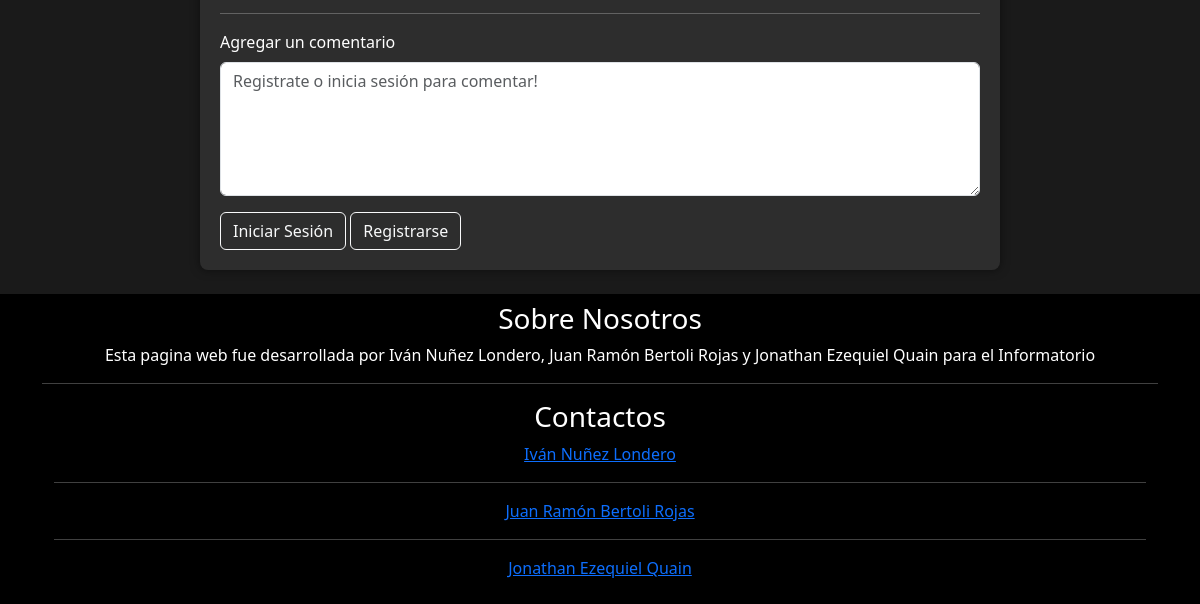
Before: /post_detail/15 (lower part) with the older database file.
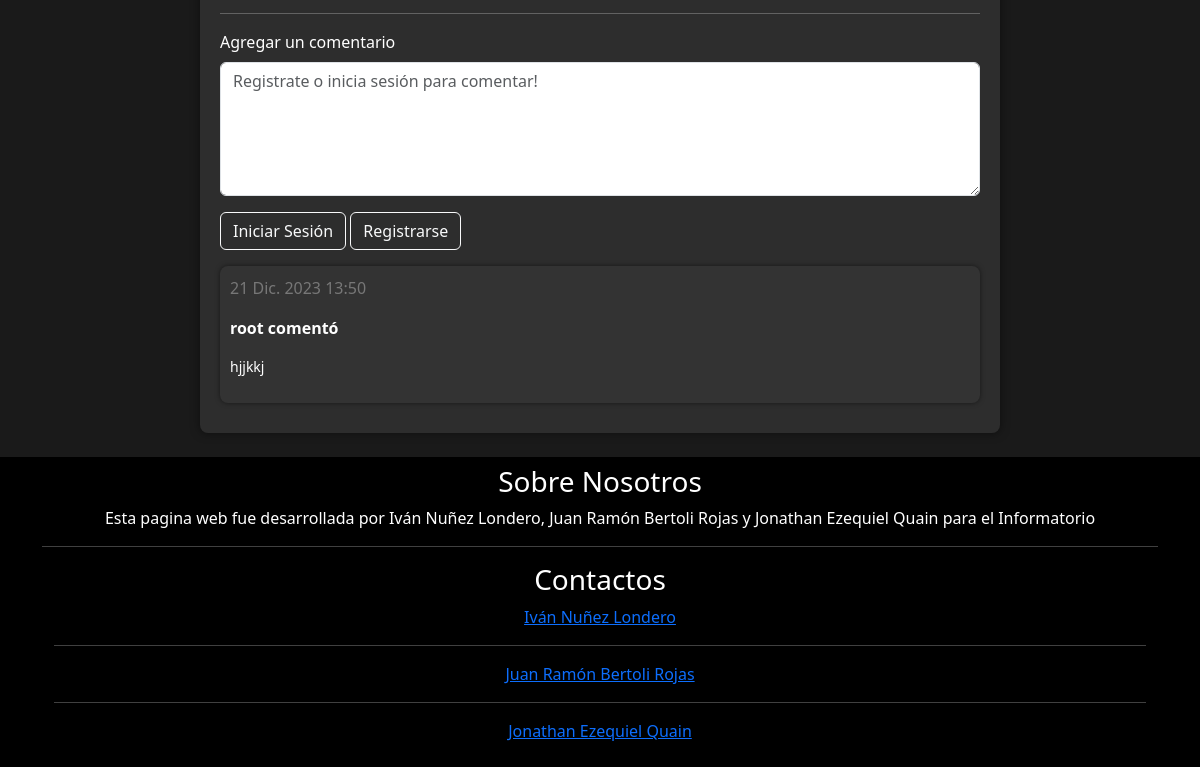
After: the same page with the newer database file.
### apps/posts/models.py (models this page shows, shortened)
class Comentario(models.Model):
    texto = models.TextField(null= False)
    fecha = models.DateTimeField(auto_now_add=True)
    post = models.ForeignKey(Post, on_delete=models.CASCADE)
    usuario = models.ForeignKey(User, on_delete=models.CASCADE)

### apps/posts/views.py (the view)
# urls.py: path("post_detail/<int:post_id>", views.post_detail, name="post_detail"),
def post_detail(request, post_id):
    post = get_object_or_404(Post, pk=post_id)
    ctx = {"post": post}
    return render(request, "posts/post_detail.html", ctx)

### apps/posts/models.py (called while the page is built)
    def comentarios_realizados(self):
        return self.comentario_set.all()

### templates/posts/post_detail.html (shortened to what this page needs)
{% extends "base.html" %}
{% load static %}
{% block contenido %}
    <div class="post-container">
        <hr>
        {% if user.is_authenticated %}
        <form action="{% url 'posts:comentar' %}" method="POST" class="mt-3">
            {% csrf_token %}
            <div class="mb-3">
                <label for="comentario" class="form-label">Agregar un comentario</label>
                <textarea class="form-control" id="comentario" name="comentario" rows="5" placeholder="Escribe tu comentario aquí" required></textarea>
            </div>
            <input type="text" name="id_post" value="{{ post.id }}" hidden>
            <button type="submit" class="btn btn-comentar">Comentar</button>
        </form>
        {% else %}
        <div class="mb-3">
            <label for="comentario" class="form-label">Agregar un comentario</label>
            <textarea class="form-control" id="comentario" name="comentario" rows="5" placeholder="Registrate o inicia sesión para comentar!"></textarea>
        </div>
        <a type=button class="btn btn-outline-light" href="{% url 'login' %}" >Iniciar Sesión</a></button>
        <a type="button" class="btn btn-outline-light" href="{% url 'usuarios:registro' %}">Registrarse</a></button>
        {% endif %}
        {% for comentario in post.comentarios_realizados %}
        <div class="comentarios-section comentario mt-3">
                <p class="comentario-date">{{ comentario.fecha }}</p>
                <p class="comentario-usuario">{{ comentario.usuario }} comentó</p>
                <p class="comentario-text">{{ comentario.texto }}</p>
        </div>
        {% endfor %}
    </div>
{% endblock %}

Changed rows visible on the page:
added Comentario: fecha "21 Dic. 2023 13:50", usuario "root", texto "hjjkkj"
